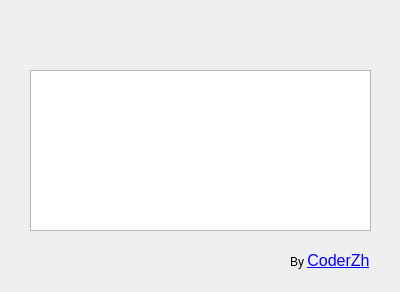
<ui version="4.0" >
 <class>SpyDialog</class>
 <widget class="QDialog" name="SpyDialog" >
  <property name="enabled" >
   <bool>true</bool>
  </property>
  <property name="geometry" >
   <rect>
    <x>0</x>
    <y>0</y>
    <width>400</width>
    <height>292</height>
   </rect>
  </property>
  <property name="sizePolicy" >
   <sizepolicy vsizetype="Preferred" hsizetype="Preferred" >
    <horstretch>0</horstretch>
    <verstretch>0</verstretch>
   </sizepolicy>
  </property>
  <property name="minimumSize" >
   <size>
    <width>400</width>
    <height>292</height>
   </size>
  </property>
  <property name="maximumSize" >
   <size>
    <width>400</width>
    <height>292</height>
   </size>
  </property>
  <property name="windowTitle" >
   <string>PySpy++</string>
  </property>
  <property name="windowIcon" >
   <iconset resource="pyspy.qrc" >
    <normaloff>:/res/finderf.bmp</normaloff>:/res/finderf.bmp</iconset>
  </property>
  <property name="modal" >
   <bool>false</bool>
  </property>
  <widget class="QTextEdit" name="textEditInformation" >
   <property name="geometry" >
    <rect>
     <x>30</x>
     <y>70</y>
     <width>341</width>
     <height>161</height>
    </rect>
   </property>
  </widget>
  <widget class="QLabel" name="label" >
   <property name="geometry" >
    <rect>
     <x>290</x>
     <y>250</y>
     <width>91</width>
     <height>21</height>
    </rect>
   </property>
   <property name="text" >
    <string>&lt;!DOCTYPE HTML PUBLIC "-//W3C//DTD HTML 4.0//EN" "http://www.w3.org/TR/REC-html40/strict.dtd">
&lt;html>&lt;head>&lt;meta name="qrichtext" content="1" />&lt;style type="text/css">
p, li { white-space: pre-wrap; }
&lt;/style>&lt;/head>&lt;body style=" font-family:'宋体'; font-size:9pt; font-weight:400; font-style:normal;">
&lt;p style=" margin-top:0px; margin-bottom:0px; margin-left:0px; margin-right:0px; -qt-block-indent:0; text-indent:0px;">By &lt;a href="http://www.cnblogs.com/coderzh">&lt;span style=" font-size:12pt; text-decoration: underline; color:#0000ff;">CoderZh&lt;/span>&lt;/a>&lt;/p>&lt;/body>&lt;/html></string>
   </property>
   <property name="textFormat" >
    <enum>Qt::RichText</enum>
   </property>
   <property name="openExternalLinks" >
    <bool>true</bool>
   </property>
  </widget>
 </widget>
 <resources>
  <include location="pyspy.qrc" />
 </resources>
 <connections/>
</ui>
